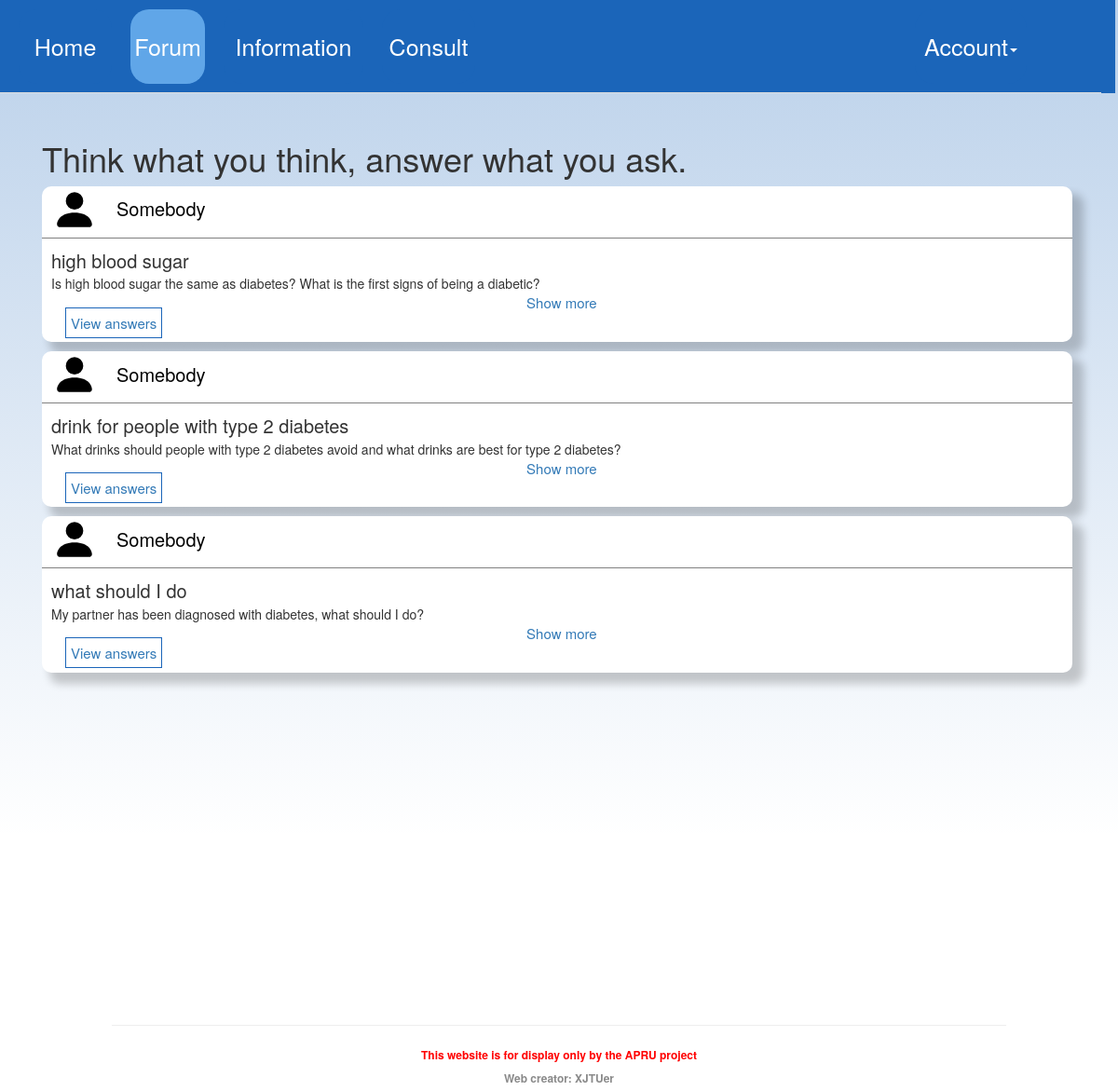
Page /forum on the committed database.
### appdir/models.py (models this page shows, shortened)
class Question(db.Model):
    id = db.Column(db.Integer, primary_key=True)
    title = db.Column(db.String(100), index=True)
    question = db.Column(db.String(300), index=True)
    user_id = db.Column(db.Integer, db.ForeignKey('user.id'))
    datetime = db.Column(db.DateTime)

### appdir/routes.py (the view)
@app.route('/forum', methods=['GET', 'POST'])
def forum():
    return render_template('forum.html', questions=get_all_questions())

### appdir/utils/util.py (called while the page is built)
def get_all_questions():
    questions = Question.query.all()
    question_data = []
    for question in questions:
        question_data.append({
            'id': question.id,
            'title': question.title,
            'question': question.question,
            'datetime': question.datetime,
            'user_id': question.user_id
        })
    return question_data

### appdir/templates/forum.html (shortened to what this page needs)
{% extends 'base.html' %}
{% block content %}
    <link rel="stylesheet" href="../static/css/forum.css" type="text/css" media="all">
    <div class="container">
        <h1 style="margin-top:150px;margin-left:30px;">Think what you think, answer what you ask.</h1>
        <div class="forum-container">
            <div class="left_row">
                <div class="forum-info">
                    {% for question in questions %}
                        <div class="forum-msg">
                            <div class="photo-and-name">
                                <div class="photo">
                                    <img src="../static/image/bootstrap-icon/person-fill.svg"
                                         style="width:50px;height:50px;" alt="" loading="lazy">
                                </div>
                                <div class="name">Somebody</div>
                            </div>
                            <div class="content">
                                <div class="title">{{ question.title }}</div>
                                <div class="text" id={{ question.id }}>{{ question.question }}</div>
                                <div class="tip">
                                    <a id="tips" class="showMore" onclick="expand(this,{{ question.id }})">Show more</a>
                                </div>
                                <div class="otherItem">
                                    <a href="/question{{ question.id }}" class="check-answer">View answers</a>
                                </div>
                            </div>
                        </div>
                    {% endfor %}
                </div>
            </div>
        </div>
    </div>
{% endblock %}

### appdir/static/css/forum.css (style rules this page uses)
.container { width: 100%; background: linear-gradient(to bottom, rgba(27, 101, 185, 0.3), rgba(27, 101, 185, 0)); }
.forum-container { width：100 %; display: flex; flex-direction: row; }
.left_row { margin-left: 30px; display: flex; flex-direction: column; width: 100%; }
.forum-info { height: 700px; overflow-y: scroll; display: flex; flex-direction: column; }
.forum-msg { background-color: white; width: 97%; display: flex; flex-direction: column; margin-bottom: 10px; box-shadow: 10px 10px 10px 2px rgba(0, 0, 0, 0.2); border-radius: 10px; }
.photo-and-name { display: flex; align-items: center; border-bottom: 1px solid gray; padding-bottom: 5px; }
.photo { margin-left: 10px; width: 50px; height: 50px; }
.name { margin-left: 20px; font-size: 20px; color: black; }
.content { display: flex; flex-direction: column; margin-left: 10px; }
.title { margin-top: 10px; font-size: 20px; }
.text { overflow: hidden; position: relative; height: 20px; transition: height 0.5s ease; }
.tip { display: flex; justify-content: center; }
a.showMore { font-size: 15px; }
.otherItem { margin-bottom: 10px; }
a.check-answer { font-size: 15px; margin: 15px; border: 1px solid rgb(27, 101, 185); padding: 5px; }

### rows in the picture
Question: title "high blood sugar", question "Is high blood sugar the same as diabetes? What is the first signs of being a diabetic?"
Question: title "drink for people with type 2 diabetes", question "What drinks should people with type 2 diabetes avoid and what drinks are best for type 2 diabetes?"
Question: title "what should I do", question "My partner has been diagnosed with diabetes, what should I do?"
